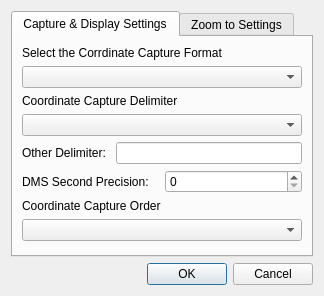
<?xml version="1.0" encoding="UTF-8"?>
<ui version="4.0">
 <class>latLonDialog</class>
 <widget class="QDialog" name="latLonDialog">
  <property name="geometry">
   <rect>
    <x>0</x>
    <y>0</y>
    <width>324</width>
    <height>296</height>
   </rect>
  </property>
  <property name="windowTitle">
   <string>Lat Lon Settings</string>
  </property>
  <layout class="QVBoxLayout" name="verticalLayout">
   <item>
    <widget class="QTabWidget" name="tabWidget">
     <property name="currentIndex">
      <number>0</number>
     </property>
     <widget class="QWidget" name="capture">
      <attribute name="title">
       <string>Capture &amp;&amp; Display Settings</string>
      </attribute>
      <layout class="QVBoxLayout" name="verticalLayout_2">
       <item>
        <widget class="QLabel" name="label">
         <property name="text">
          <string>Select the Corrdinate Capture Format</string>
         </property>
        </widget>
       </item>
       <item>
        <widget class="QComboBox" name="coordComboBox"/>
       </item>
       <item>
        <widget class="QLabel" name="label_2">
         <property name="text">
          <string>Coordinate Capture Delimiter</string>
         </property>
        </widget>
       </item>
       <item>
        <widget class="QComboBox" name="delimComboBox"/>
       </item>
       <item>
        <layout class="QHBoxLayout" name="horizontalLayout">
         <item>
          <widget class="QLabel" name="label_3">
           <property name="text">
            <string>Other Delimiter: </string>
           </property>
          </widget>
         </item>
         <item>
          <widget class="QLineEdit" name="otherTxt"/>
         </item>
        </layout>
       </item>
       <item>
        <layout class="QHBoxLayout" name="horizontalLayout_2">
         <item>
          <widget class="QLabel" name="label_4">
           <property name="text">
            <string>DMS Second Precision: </string>
           </property>
          </widget>
         </item>
         <item>
          <widget class="QSpinBox" name="precisionSpinBox">
           <property name="maximum">
            <number>6</number>
           </property>
          </widget>
         </item>
        </layout>
       </item>
       <item>
        <widget class="QLabel" name="label_5">
         <property name="text">
          <string>Coordinate Capture Order</string>
         </property>
        </widget>
       </item>
       <item>
        <widget class="QComboBox" name="coordOrderComboBox"/>
       </item>
       <item>
        <spacer name="verticalSpacer">
         <property name="orientation">
          <enum>Qt::Vertical</enum>
         </property>
         <property name="sizeHint" stdset="0">
          <size>
           <width>20</width>
           <height>40</height>
          </size>
         </property>
        </spacer>
       </item>
      </layout>
     </widget>
     <widget class="QWidget" name="zoomTo">
      <attribute name="title">
       <string>Zoom to Settings</string>
      </attribute>
      <layout class="QVBoxLayout" name="verticalLayout_3">
       <item>
        <widget class="QLabel" name="label_7">
         <property name="text">
          <string>Zoom to Coordinate Type</string>
         </property>
        </widget>
       </item>
       <item>
        <widget class="QComboBox" name="zoomToCoordTypeComboBox"/>
       </item>
       <item>
        <widget class="QLabel" name="label_6">
         <property name="text">
          <string>Zoom to Coordinate Order</string>
         </property>
        </widget>
       </item>
       <item>
        <widget class="QComboBox" name="zoomToCoordOrderComboBox"/>
       </item>
       <item>
        <spacer name="verticalSpacer_2">
         <property name="orientation">
          <enum>Qt::Vertical</enum>
         </property>
         <property name="sizeHint" stdset="0">
          <size>
           <width>20</width>
           <height>40</height>
          </size>
         </property>
        </spacer>
       </item>
      </layout>
     </widget>
    </widget>
   </item>
   <item>
    <widget class="QDialogButtonBox" name="buttonBox">
     <property name="orientation">
      <enum>Qt::Horizontal</enum>
     </property>
     <property name="standardButtons">
      <set>QDialogButtonBox::Cancel|QDialogButtonBox::Ok</set>
     </property>
    </widget>
   </item>
  </layout>
 </widget>
 <resources/>
 <connections>
  <connection>
   <sender>buttonBox</sender>
   <signal>accepted()</signal>
   <receiver>latLonDialog</receiver>
   <slot>accept()</slot>
   <hints>
    <hint type="sourcelabel">
     <x>248</x>
     <y>254</y>
    </hint>
    <hint type="destinationlabel">
     <x>157</x>
     <y>274</y>
    </hint>
   </hints>
  </connection>
  <connection>
   <sender>buttonBox</sender>
   <signal>rejected()</signal>
   <receiver>latLonDialog</receiver>
   <slot>reject()</slot>
   <hints>
    <hint type="sourcelabel">
     <x>316</x>
     <y>260</y>
    </hint>
    <hint type="destinationlabel">
     <x>286</x>
     <y>274</y>
    </hint>
   </hints>
  </connection>
 </connections>
</ui>
